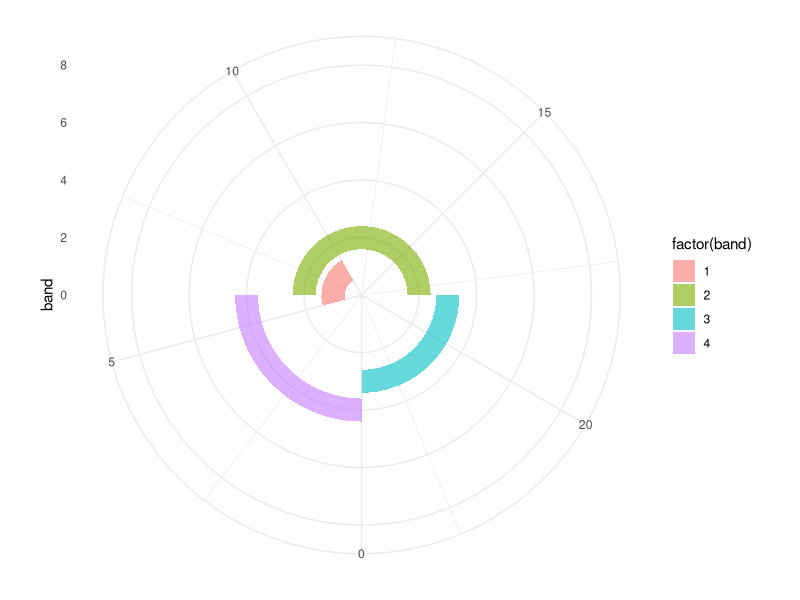
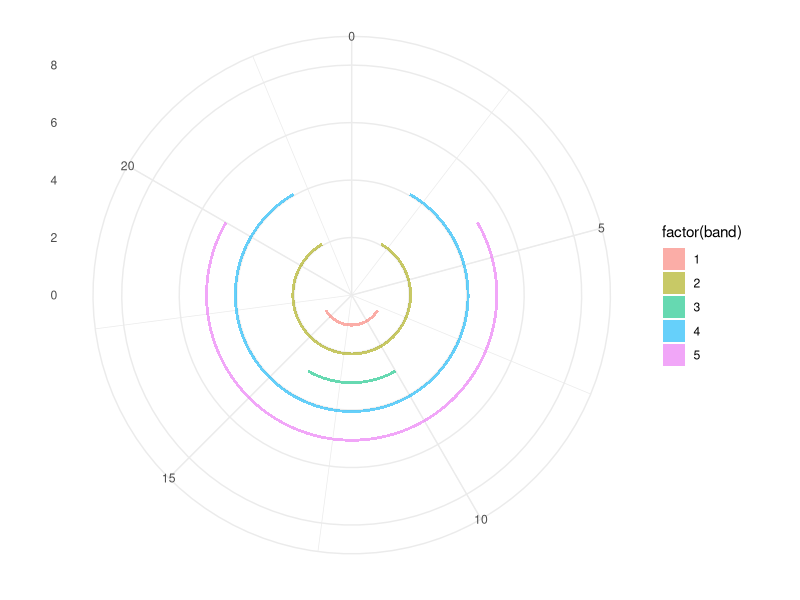

Write R code to recreate these figures, in order.
setwd('~/Desktop/Real Life/Coding Projects/TimeZones/')
library(tidyverse)

wrap = data.frame(start = c(5, 18, 18, 0),
                  end = c(10, 6, 24, 6),
                  band = 1:4)

wrap2 = data.frame(daytime = c(8, 2, 14, 22, 4)) %>%
  mutate(nighttime = 24 - daytime,
         band = 1:5)

# maybe using start and ends of times?
ggplot(data = wrap, aes(x = band, fill = factor(band))) +
  geom_rect(aes(xmin = 0+band-.4, xmax = 0+band+.4, ymin = start, ymax=end), alpha = .6) +
  lims(x = c(0,8), y = c(0,24)) +
  coord_polar(theta = 'y', start = pi) +
  theme_minimal()


# maybe using the lengths of days? this doesn't quite work.
ggplot(data = wrap2, aes(fill = factor(band))) +
  geom_rect(aes(xmin=band, xmax=band+.1, ymin=daytime, ymax=nighttime), alpha = .6) +
  coord_polar(theta = 'y') +
  lims(x = c(0,8), y = c(0,24)) +
  theme_minimal()


# major issue is not being able to cross over the 24-0 hour boundary. 
# not sure if I should keep looking for solution or hack a workaround.
